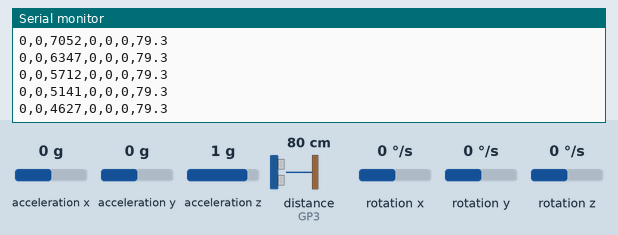
Bench run of a program on a simulated Raspberry Pi Pico. Shown: the last lines printed to the serial monitor. Wiring (inferred from the names in the program): ultrasonic range finder: trigger GP2; echo GP3; MPU-6050 motion sensor at I2C address 0x68. Inputs (shaded band) come from the test bench; at power-on: acceleration x 0 g, distance to the obstacle (sensor on GP3) 80 cm, acceleration y 0 g, acceleration z 1 g, rotation x 0 °/s, rotation y 0 °/s, rotation z 0 °/s. The echo pulse lasts 58.3 µs per cm.

Above: at 1.3 s.
1.4 s: acceleration x set to -1.4 g
At 1.5 s:
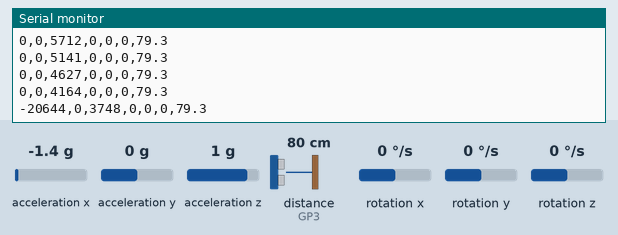
2.9 s: distance to the obstacle (sensor on GP3) set to 2 cm
At 2.99 s:
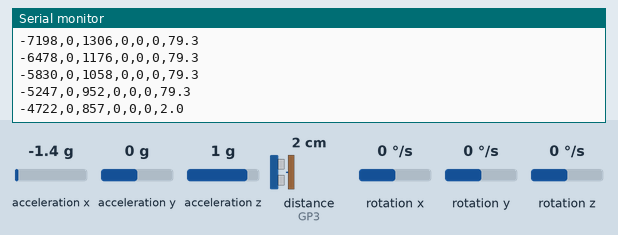
4.4 s: acceleration y set to -1.4 g
At 4.42 s:
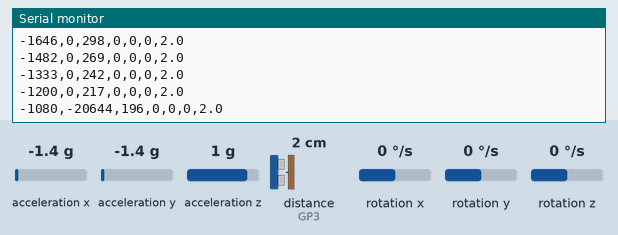
5.9 s: acceleration z set to -1.4 g
At 5.96 s:
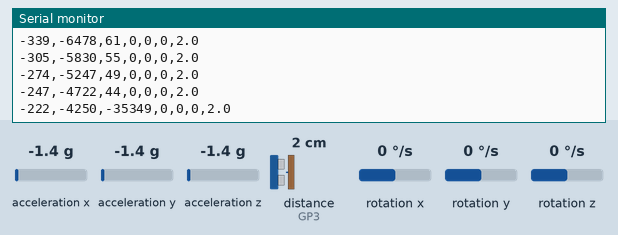
7.4 s: distance to the obstacle (sensor on GP3) set to 4 cm
At 7.49 s:
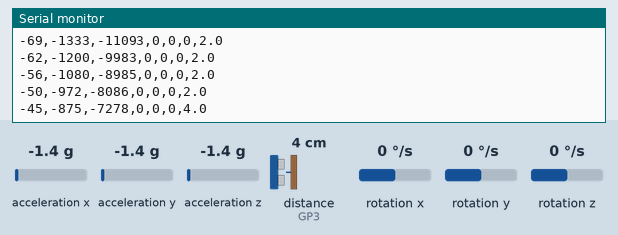
8.9 s: rotation x set to -192 °/s
At 8.93 s:
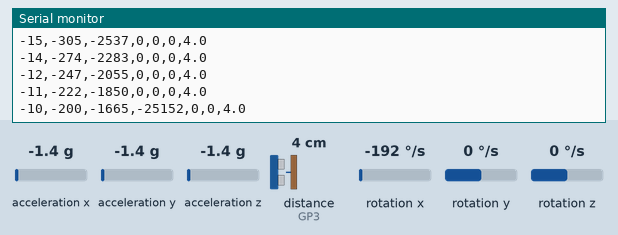
Timing chart, 0 to 11.4 s (numbered marks = the images above; inputs shaded):
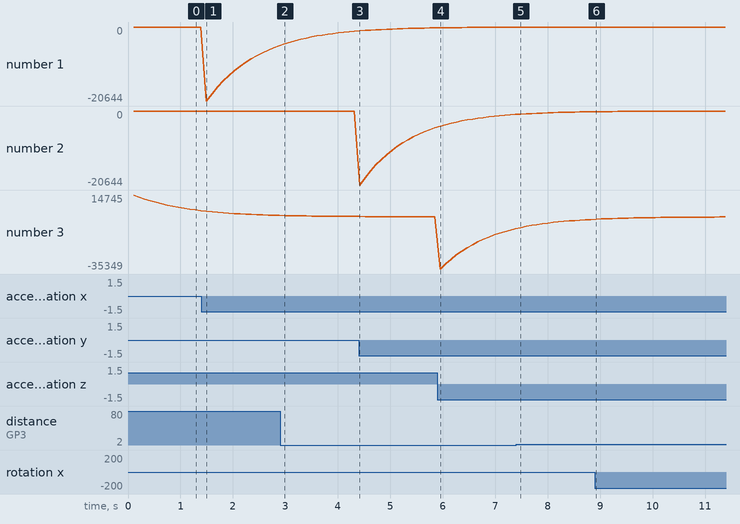

Measured:
- after the input at 1.4 s, the serial monitor: prints a new line after 0.10 s (image 1)
- after the input at 2.9 s, the serial monitor: prints a new line after 0.09 s (image 2)
- after the input at 4.4 s, the serial monitor: prints a new line at once (image 3)
- after the input at 5.9 s, the serial monitor: prints a new line after 0.05 s (image 4)
- after the input at 7.4 s, the serial monitor: prints a new line after 0.09 s (image 5)
- after the input at 8.9 s, the serial monitor: prints a new line at once (image 6)
- plotted number 1: 0 → -5247 after the input at 1.4 s
- plotted number 3: 44 → -8086 after the input at 5.9 s

The program:

main.cpp
```cpp
// MPU-6050 and HC-SR04 Combined Test
#include <Arduino.h>
#include <Wire.h>

// MPU-6050 (IMU) 設定
const int MPU_ADDR = 0x68;
int16_t raw_AcX, raw_AcY, raw_AcZ;
int16_t Tmp, GyX, GyY, GyZ;

// ハイパスフィルター用変数 (重力成分の保持)
float gravity_x = 0.0f;
float gravity_y = 0.0f;
float gravity_z = 0.0f;

// フィルター係数 alpha (0.8 ~ 0.95 程度で調整)
// 1.0
// に近づくほど「傾きの影響」を強力にカットし、「素早い動き」だけを抽出します
const float ALPHA = 0.90f;

// HC-SR04 (超音波センサー) ピン設定
#define TRIG_PIN D2
#define ECHO_PIN D3

void setup() {
  Serial.begin(115200);
  while (!Serial && millis() < 3000)
    ;

  // --- 1. 超音波センサーの初期化 ---
  pinMode(TRIG_PIN, OUTPUT);
  pinMode(ECHO_PIN, INPUT);
  digitalWrite(TRIG_PIN, LOW);

  // --- 2. MPU-6050 (I2C) の初期化 ---
  Wire.begin();
  Wire.beginTransmission(MPU_ADDR);
  Wire.write(0x6B); // PWR_MGMT_1 register
  Wire.write(0);    // スリープモードを解除
  Wire.endTransmission(true);

  delay(100);
}

void loop() {
  // ==========================================
  // 1. MPU-6050 データ取得
  // ==========================================
  Wire.beginTransmission(MPU_ADDR);
  Wire.write(0x3B); // ACCEL_XOUT_H
  Wire.endTransmission(false);
  Wire.requestFrom(MPU_ADDR, 14, true);

  raw_AcX = Wire.read() << 8 | Wire.read();
  raw_AcY = Wire.read() << 8 | Wire.read();
  raw_AcZ = Wire.read() << 8 | Wire.read();
  Tmp = Wire.read() << 8 | Wire.read();
  GyX = Wire.read() << 8 | Wire.read();
  GyY = Wire.read() << 8 | Wire.read();
  GyZ = Wire.read() << 8 | Wire.read();

  // ==========================================
  // 2. ハイパスフィルターによる重力分分離
  // ==========================================
  // ローパスフィルターで重力成分（ゆっくりした変化）を推定
  gravity_x = ALPHA * gravity_x + (1.0f - ALPHA) * (float)raw_AcX;
  gravity_y = ALPHA * gravity_y + (1.0f - ALPHA) * (float)raw_AcY;
  gravity_z = ALPHA * gravity_z + (1.0f - ALPHA) * (float)raw_AcZ;

  // 全加速度から重力成分を差し引いて「運動加速度（純粋な動かし）」を取り出す
  int lin_AcX = (int)((float)raw_AcX - gravity_x);
  int lin_AcY = (int)((float)raw_AcY - gravity_y);
  int lin_AcZ = (int)((float)raw_AcZ - gravity_z);

  // ==========================================
  // 3. HC-SR04 超音波距離計測
  // ==========================================
  digitalWrite(TRIG_PIN, LOW);
  delayMicroseconds(2);
  digitalWrite(TRIG_PIN, HIGH);
  delayMicroseconds(10);
  digitalWrite(TRIG_PIN, LOW);

  long duration = pulseIn(ECHO_PIN, HIGH, 30000);

  float distance_cm = -1.0f;
  if (duration > 0) {
    float dist = (duration * 0.034f) / 2.0f;
    if (dist <= 400.0f) {
      distance_cm = dist;
    }
  }

  // ==========================================
  // 4. シリアル出力 (CSVフォーマット)
  // [lin_AcX],[lin_AcY],[lin_AcZ],[GyX],[GyY],[GyZ],[Distance]
  // ==========================================
  Serial.print(lin_AcX);
  Serial.print(",");
  Serial.print(lin_AcY);
  Serial.print(",");
  Serial.print(lin_AcZ);
  Serial.print(",");
  Serial.print(GyX);
  Serial.print(",");
  Serial.print(GyY);
  Serial.print(",");
  Serial.print(GyZ);
  Serial.print(",");
  Serial.println(distance_cm, 1);

  delay(100); // 10Hz
}
```
